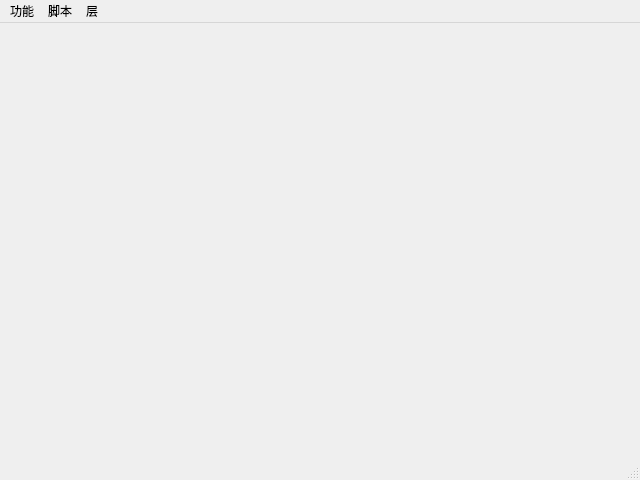
<?xml version="1.0" encoding="UTF-8"?>
<ui version="4.0">
 <class>ModelWindow</class>
 <widget class="QMainWindow" name="ModelWindow">
  <property name="geometry">
   <rect>
    <x>0</x>
    <y>0</y>
    <width>640</width>
    <height>480</height>
   </rect>
  </property>
  <property name="windowTitle">
   <string>模型</string>
  </property>
  <widget class="QWidget" name="centralwidget"/>
  <widget class="QMenuBar" name="menubar">
   <property name="geometry">
    <rect>
     <x>0</x>
     <y>0</y>
     <width>640</width>
     <height>26</height>
    </rect>
   </property>
   <widget class="QMenu" name="Function">
    <property name="title">
     <string>功能</string>
    </property>
    <addaction name="ToDataset"/>
    <addaction name="ToTrain"/>
   </widget>
   <widget class="QMenu" name="FileSet">
    <property name="title">
     <string>脚本</string>
    </property>
    <addaction name="InportFile"/>
    <addaction name="ExportFile"/>
   </widget>
   <widget class="QMenu" name="Add">
    <property name="title">
     <string>层</string>
    </property>
    <addaction name="AddLayer"/>
    <addaction name="AddModel"/>
    <addaction name="action"/>
   </widget>
   <addaction name="Function"/>
   <addaction name="FileSet"/>
   <addaction name="Add"/>
  </widget>
  <widget class="QStatusBar" name="statusbar"/>
  <action name="ToDataset">
   <property name="text">
    <string>数据集</string>
   </property>
  </action>
  <action name="ToTrain">
   <property name="text">
    <string>训练</string>
   </property>
  </action>
  <action name="InportFile">
   <property name="text">
    <string>导入</string>
   </property>
  </action>
  <action name="ExportFile">
   <property name="text">
    <string>导出</string>
   </property>
  </action>
  <action name="AddLayer">
   <property name="text">
    <string>新建</string>
   </property>
  </action>
  <action name="AddModel">
   <property name="text">
    <string>更改</string>
   </property>
  </action>
  <action name="action">
   <property name="text">
    <string>删除</string>
   </property>
  </action>
  <action name="ExportWithoutCheck">
   <property name="text">
    <string>导出但不检查</string>
   </property>
  </action>
 </widget>
 <resources/>
 <connections>
  <connection>
   <sender>AddLayer</sender>
   <signal>triggered()</signal>
   <receiver>ModelWindow</receiver>
   <slot>add_layer()</slot>
   <hints>
    <hint type="sourcelabel">
     <x>-1</x>
     <y>-1</y>
    </hint>
    <hint type="destinationlabel">
     <x>319</x>
     <y>239</y>
    </hint>
   </hints>
  </connection>
  <connection>
   <sender>ExportFile</sender>
   <signal>triggered()</signal>
   <receiver>ModelWindow</receiver>
   <slot>export_file()</slot>
   <hints>
    <hint type="sourcelabel">
     <x>-1</x>
     <y>-1</y>
    </hint>
    <hint type="destinationlabel">
     <x>319</x>
     <y>239</y>
    </hint>
   </hints>
  </connection>
  <connection>
   <sender>InportFile</sender>
   <signal>triggered()</signal>
   <receiver>ModelWindow</receiver>
   <slot>import_file()</slot>
   <hints>
    <hint type="sourcelabel">
     <x>-1</x>
     <y>-1</y>
    </hint>
    <hint type="destinationlabel">
     <x>319</x>
     <y>239</y>
    </hint>
   </hints>
  </connection>
  <connection>
   <sender>ToTrain</sender>
   <signal>triggered()</signal>
   <receiver>ModelWindow</receiver>
   <slot>to_train()</slot>
   <hints>
    <hint type="sourcelabel">
     <x>-1</x>
     <y>-1</y>
    </hint>
    <hint type="destinationlabel">
     <x>319</x>
     <y>239</y>
    </hint>
   </hints>
  </connection>
 </connections>
 <slots>
  <slot>add_layer()</slot>
  <slot>export_file()</slot>
  <slot>import_file()</slot>
  <slot>to_train()</slot>
 </slots>
</ui>
